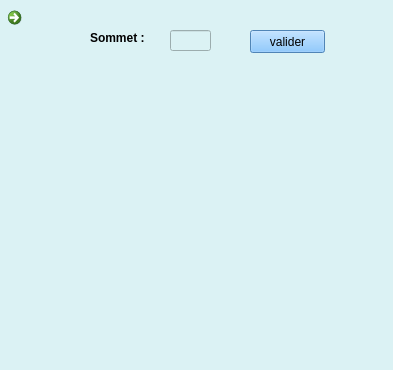
<?xml version="1.0" encoding="UTF-8"?>
<ui version="4.0">
 <class>BellmanFord</class>
 <widget class="QWidget" name="BellmanFord">
  <property name="geometry">
   <rect>
    <x>0</x>
    <y>0</y>
    <width>393</width>
    <height>370</height>
   </rect>
  </property>
  <property name="windowTitle">
   <string>bellmanford</string>
  </property>
  <property name="windowIcon">
   <iconset>
    <normaloff>imgs/icon.png</normaloff>imgs/icon.png</iconset>
  </property>
  <property name="styleSheet">
   <string notr="true">background-color: rgb(219, 242, 244);</string>
  </property>
  <widget class="QLabel" name="label">
   <property name="geometry">
    <rect>
     <x>90</x>
     <y>30</y>
     <width>61</width>
     <height>16</height>
    </rect>
   </property>
   <property name="text">
    <string>&lt;html&gt;&lt;head/&gt;&lt;body&gt;&lt;p&gt;&lt;span style=&quot; font-size:9pt; font-weight:600;&quot;&gt;Sommet :&lt;/span&gt;&lt;/p&gt;&lt;/body&gt;&lt;/html&gt;</string>
   </property>
  </widget>
  <widget class="QLineEdit" name="sommet">
   <property name="geometry">
    <rect>
     <x>170</x>
     <y>30</y>
     <width>41</width>
     <height>21</height>
    </rect>
   </property>
  </widget>
  <widget class="QCommandLinkButton" name="bellmanrevenir">
   <property name="geometry">
    <rect>
     <x>0</x>
     <y>0</y>
     <width>41</width>
     <height>41</height>
    </rect>
   </property>
   <property name="text">
    <string/>
   </property>
   <property name="icon">
    <iconset>
     <normaloff>imgs/iconrevenir.webp</normaloff>imgs/iconrevenir.webp</iconset>
   </property>
   <property name="iconSize">
    <size>
     <width>30</width>
     <height>30</height>
    </size>
   </property>
  </widget>
  <widget class="QTableWidget" name="tableWidget">
   <property name="geometry">
    <rect>
     <x>30</x>
     <y>70</y>
     <width>351</width>
     <height>91</height>
    </rect>
   </property>
   <property name="frameShape">
    <enum>QFrame::NoFrame</enum>
   </property>
  </widget>
  <widget class="QPushButton" name="sommetbutton">
   <property name="geometry">
    <rect>
     <x>250</x>
     <y>30</y>
     <width>75</width>
     <height>23</height>
    </rect>
   </property>
   <property name="styleSheet">
    <string notr="true">background-color: rgb(112, 186, 255);</string>
   </property>
   <property name="text">
    <string>valider</string>
   </property>
  </widget>
  <widget class="QLabel" name="inter">
   <property name="geometry">
    <rect>
     <x>70</x>
     <y>180</y>
     <width>271</width>
     <height>21</height>
    </rect>
   </property>
   <property name="text">
    <string>&lt;html&gt;&lt;head/&gt;&lt;body&gt;&lt;p&gt;&lt;br/&gt;&lt;/p&gt;&lt;/body&gt;&lt;/html&gt;</string>
   </property>
  </widget>
  <widget class="QTextBrowser" name="textBrowser">
   <property name="geometry">
    <rect>
     <x>80</x>
     <y>220</y>
     <width>256</width>
     <height>161</height>
    </rect>
   </property>
   <property name="frameShape">
    <enum>QFrame::NoFrame</enum>
   </property>
   <property name="html">
    <string>&lt;!DOCTYPE HTML PUBLIC &quot;-//W3C//DTD HTML 4.0//EN&quot; &quot;http://www.w3.org/TR/REC-html40/strict.dtd&quot;&gt;
&lt;html&gt;&lt;head&gt;&lt;meta name=&quot;qrichtext&quot; content=&quot;1&quot; /&gt;&lt;style type=&quot;text/css&quot;&gt;
p, li { white-space: pre-wrap; }
&lt;/style&gt;&lt;/head&gt;&lt;body style=&quot; font-family:'MS Shell Dlg 2'; font-size:8pt; font-weight:400; font-style:normal;&quot;&gt;
&lt;p align=&quot;justify&quot; style=&quot;-qt-paragraph-type:empty; margin-top:0px; margin-bottom:0px; margin-left:0px; margin-right:0px; -qt-block-indent:0; text-indent:0px;&quot;&gt;&lt;br /&gt;&lt;/p&gt;
&lt;p align=&quot;justify&quot; style=&quot;-qt-paragraph-type:empty; margin-top:0px; margin-bottom:0px; margin-left:0px; margin-right:0px; -qt-block-indent:0; text-indent:0px;&quot;&gt;&lt;br /&gt;&lt;/p&gt;&lt;/body&gt;&lt;/html&gt;</string>
   </property>
  </widget>
 </widget>
 <resources/>
 <connections/>
</ui>
